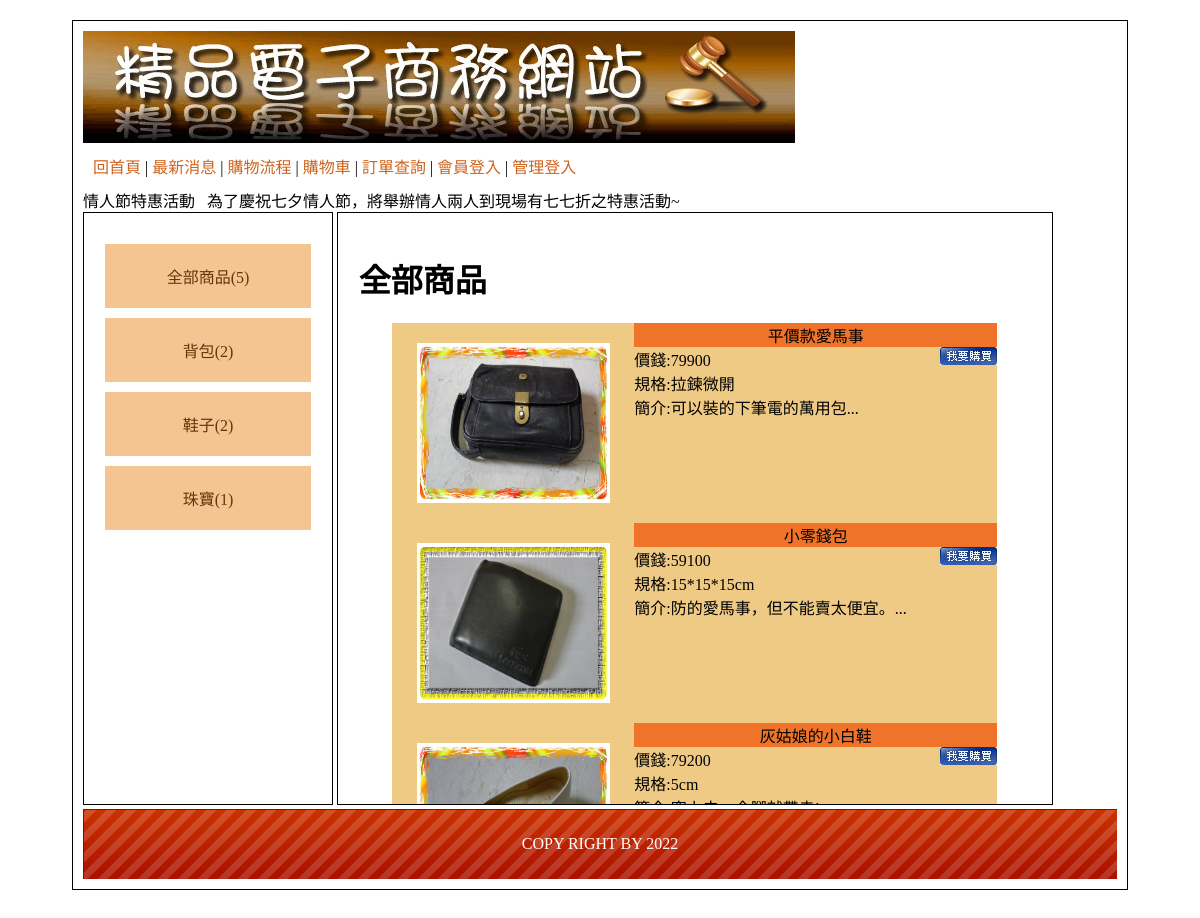
The page / on the database its author committed.
### tables this page shows
CREATE TABLE `web04_type` (
  `id` int(10) NOT NULL,
  `name` text NOT NULL,
  `parent` int(2) NOT NULL DEFAULT 0
);

CREATE TABLE `web04_goods` (
  `id` int(10) NOT NULL,
  `no` text NOT NULL,
  `name` text NOT NULL,
  `price` int(5) NOT NULL,
  `stock` int(5) NOT NULL,
  `spec` text NOT NULL,
  `intro` text NOT NULL,
  `img` text NOT NULL,
  `big` int(5) NOT NULL,
  `mid` int(5) NOT NULL,
  `sh` int(2) NOT NULL
);

CREATE TABLE `web04_bottom` (
  `id` int(10) NOT NULL,
  `bottom` text NOT NULL
);

### base.php (called while the page is built, shortened)
<?php
class DB{
    private $dsn="mysql:host=localhost;charset=utf8;dbname=web04";
    private $pdo;
    public $table;
    function __construct($table){
        $this->table=$table;
        $this->pdo=new PDO($this->dsn,'root','');
    }
    function all(...$arg){
        $sql="SELECT * FROM $this->table ";
        switch(count($arg)){
            case 1:
                if(is_array($arg[0])){
                    foreach($arg[0] as $key => $val){
                        $tmp[]="`$key`='$val'";
                    }
                    $sql .= " WHERE " . implode(" && ",$tmp);
                }else{
                    $sql .= $arg[0];
                }
            break;
        }
        return $this->pdo->query($sql)->fetchAll(PDO::FETCH_ASSOC);
    }
    function find($id){
        $sql="SELECT * FROM $this->table ";
        if(is_array($id)){
            foreach($id as $key => $val){
                $tmp[]="`$key`='$val'";
            }
            $sql .= " WHERE " . implode(" && ",$tmp);
        }else{
            $sql .= " WHERE `id`='$id'";
        }
        return $this->pdo->query($sql)->fetch(PDO::FETCH_ASSOC);
    }
    function math($math,$col,...$arg){
        $sql="SELECT $math($col) FROM $this->table ";
        switch(count($arg)){
            case 1:
                if(is_array($arg[0])){
                    foreach($arg[0] as $key => $val){
                        $tmp[]="`$key`='$val'";
                    }
                    $sql .= " WHERE " . implode(" && ",$tmp);
                }else{
                    $sql .= $arg[0];
                }
            break;
        }
        return $this->pdo->query($sql)->fetchColumn();
    }
}
$Bot=new DB('web04_bottom');
$Type=new DB('web04_type');
$Goods=new DB('web04_goods');
?>

### index.php (the view, shortened to what this page needs)
<?php include_once "base.php";
ob_start(); ?>
<!DOCTYPE html PUBLIC "-//W3C//DTD XHTML 1.0 Transitional//EN" "http://www.w3.org/TR/xhtml1/DTD/xhtml1-transitional.dtd">
<html xmlns="http://www.w3.org/1999/xhtml">
<head>
        <link href="./css/css.css" rel="stylesheet" type="text/css">
</head>
<body>
        <div id="main">
                <div id="top">
                        <a href="?">
                                <img src="./icon/0416.jpg">
                        </a>
                        <div style="padding:10px;">
                                <a href="?">回首頁</a> |
                                <a href="?do=news">最新消息</a> |
                                <a href="?do=look">購物流程</a> |
                                <a href="?do=buycart">購物車</a> |
                                <a href="?do=order">訂單查詢</a> |
                                <?php
                                if (isset($_SESSION['mem'])) {
                                        echo "<a href='#' onclick=logout('member')>登出</a>";
                                } else {
                                        echo "<a href='?do=login'>會員登入</a>";
                                }
                                echo " | ";
                                if (isset($_SESSION['admin'])) {
                                        echo "<a href='back.php'>返回管理</a>";
                                } else {
                                        echo "<a href='?do=admin'>管理登入</a>";
                                }
                                ?>
                        </div>
                        情人節特惠活動 &nbsp; 為了慶祝七夕情人節，將舉辦情人兩人到現場有七七折之特惠活動~
                </div>
                <div id="left" class="ct">
                        <div style="min-height:400px;">
                        <a href="?type=0">全部商品(<?=$Goods->math('count','*',['sh'=>1]);?>)</a>
                        <?php
                        $bigs=$Type->all(['parent'=>0]);
                        foreach($bigs as $big){
                                echo "<div class='ww'>";
                                echo "<a href='?type={$big['id']}'>";
                                echo   $big['name'];
                                echo "(".$Goods->math('count','*',['big'=>$big['id']]).")";
                                echo "</a>";
                                echo "</div>";
                        }
                        ?>
                        </div>
                        </div>
                <div id="right">
                        <?php
                        $do = $_GET['do'] ?? 'main';
                        $files = 'front/' . $do . '.php';
                        if (file_exists($files)) {
                                include $files;
                        } else {
                                include 'front/main.php';
                        }
                        ?>
                </div>
                <div id="bottom" style="line-height:70px;background:url(icon/bot.png); color:#FFF;" class="ct">
                        <?= $Bot->find(1)['bottom']; ?> </div>
        </div>
</body>
</html>

### front/main.php (shortened to what this page needs)
<?php
$id=$_GET['type']??0;
if($id==0){
    $nav="全部商品";
    $goods=$Goods->all(['sh'=>1]);
}
?>
<h1><?=$nav;?></h1>
<?php
    foreach($goods as $good){
?>
<div class='all' style="display:flex;height:200px;">
    <div class='pp' style="width:40%">
        <a href="?do=detail&id=<?=$good['id'];?>"
          style="display:flex;height:100%;justify-content:center;align-items:center">
            <img src="img/<?=$good['img'];?>" style="width:80%;height:80%">
        </a>
    </div>
    <div class='pp' style="width:60%">
        <div class="tt ct"><?=$good['name'];?></div>
        <div>
            價錢:<?=$good['price'];?>
            <a href='?do=buycart&id=<?=$good['id'];?>&qt=1'
              style="float:right">
              <img src="icon/0402.jpg">
            </a>
        </div>
        <div>規格:<?=$good['spec'];?></div>
        <div>簡介:<?=mb_substr($good['intro'],0,20);?>...</div>
    </div>
</div>
<?php
    }
?>

### css/css.css (style rules this page uses)
body { font-family:"微軟正黑體"; }
#main { width:1034px; padding:10px; margin:20px auto 20px auto; border:#000 solid 1px; min-height:768px; }
#top a { color:#CE631C; text-decoration:none; }
#left { display:inline-block; width:20%; padding:2%; min-height:550px; vertical-align:top; border:#000 1px solid; }
#left a { display:block; padding:20px 5px 20px 5px; text-decoration:none; background:#F4C591; margin:10px auto 10px auto; color:#65350A; }
.ct { text-align:center; }
#right { display:inline-block; width:65%; padding:2%; height:550px; border:#000 1px solid; overflow:auto; }
#bottom { height:70px; background:url(icon/bot.png); background-size:cover; }
.all { width:90%; margin:auto; }
.tt { background:#EF7429; }
.pp { background:#EFCA85; }

### rows shown on the page
web04_type: name "背包", math "2"
web04_type: name "鞋子", math "2"
web04_type: name "珠寶", math "1"
web04_goods: $good['id'] 1 (drawn), img (picture), name "平價款愛馬事", price "79900", spec "拉鍊微開", intro "可以裝的下筆電的萬用包"
web04_goods: img (picture), name "小零錢包", price "59100", spec "15*15*15cm", intro "防的愛馬事，但不能賣太便宜。"
web04_goods: img (picture), name "灰姑娘的小白鞋", price "79200", spec "5cm"
web04_bottom: bottom "COPY RIGHT BY 2022"

### other values the page prints
$Goods->math('count','*',['sh'=>1]) "5"
$nav "全部商品"
